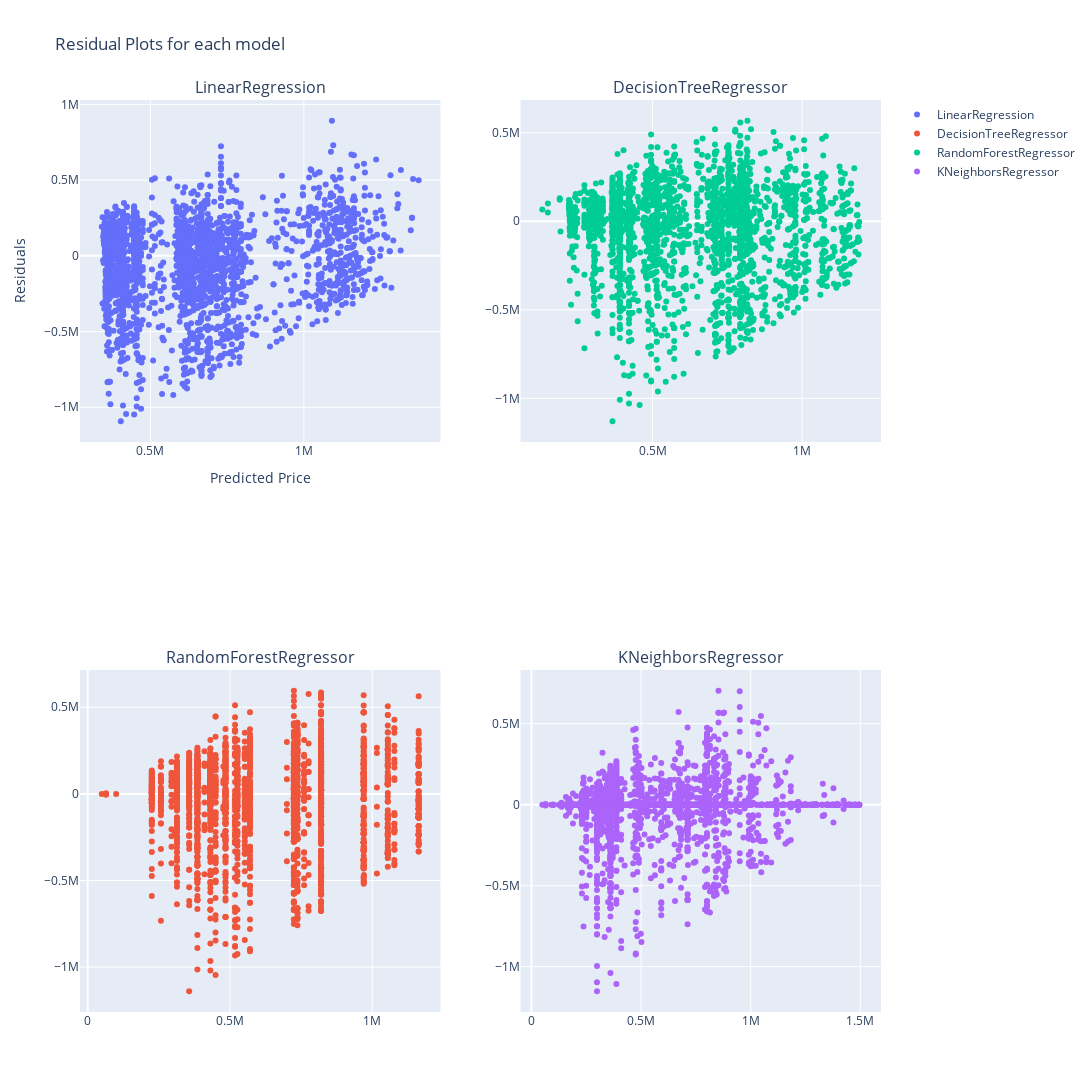

Notebook source saved alongside this figure:
### Code cell
models = [
         LinearRegression(),
         DecisionTreeRegressor(criterion= 'squared_error' , max_depth = 5),
         RandomForestRegressor(criterion= 'squared_error' , max_depth = 5),
         KNeighborsRegressor(n_neighbors=5 , weights='distance' , algorithm='auto')
         ]



results = [train_and_evaluate_model(model, y_scaler, X_train, y_train, X_test, y_test) for model in models]


fig = make_subplots(rows=2, cols=2  , subplot_titles=[f"{result['model_name']}" for result in results])

row_idx = 1
col_idx = 1

y_train = np.exp(y_scaler.inverse_transform(y_train.reshape(-1, 1)))


for _ , result in enumerate(results):
    
    if row_idx > 2:
        row_idx = 1
        col_idx += 1
    
    y_train_pred = np.exp(result['y_train_pred'])
    res = y_train_pred - y_train

    fig.add_trace(go.Scatter(x=y_train_pred.ravel(), y=res.ravel(), mode='markers' , name = result['model_name'] , hovertext=y_train.ravel() , hoverinfo='text'),
              row=row_idx, col=col_idx)
    
    row_idx += 1


fig.update_layout(
    height=1200,  
    width=1300,
    xaxis_title="Predicted Price",
    yaxis_title="Residuals",  
    title_text="Residual Plots for each model"
    
)


fig.show()

### Figure 1 — Plotly figure (JSON) as saved in the notebook; plotly's stock layout.template omitted (floating-point values rounded to 4 significant figures; data arrays with more than 128 entries replaced by an {"elided": "..."} marker saying what was removed)
{"data": [{"hoverinfo": "text", "hovertext": {"elided": "2703 float values"}, "mode": "markers", "name": "LinearRegression", "type": "scatter", "x": {"elided": "2703 float values"}, "xaxis": "x", "y": {"elided": "2703 float values"}, "yaxis": "y"}, {"hoverinfo": "text", "hovertext": {"elided": "2703 float values"}, "mode": "markers", "name": "DecisionTreeRegressor", "type": "scatter", "x": {"elided": "2703 float values"}, "xaxis": "x3", "y": {"elided": "2703 float values"}, "yaxis": "y3"}, {"hoverinfo": "text", "hovertext": {"elided": "2703 float values"}, "mode": "markers", "name": "RandomForestRegressor", "type": "scatter", "x": {"elided": "2703 float values"}, "xaxis": "x2", "y": {"elided": "2703 float values"}, "yaxis": "y2"}, {"hoverinfo": "text", "hovertext": {"elided": "2703 float values"}, "mode": "markers", "name": "KNeighborsRegressor", "type": "scatter", "x": {"elided": "2703 float values"}, "xaxis": "x4", "y": {"elided": "2703 float values"}, "yaxis": "y4"}], "layout": {"annotations": [{"font": {"size": 16}, "showarrow": false, "text": "LinearRegression", "x": 0.225, "xanchor": "center", "xref": "paper", "y": 1, "yanchor": "bottom", "yref": "paper"}, {"font": {"size": 16}, "showarrow": false, "text": "DecisionTreeRegressor", "x": 0.775, "xanchor": "center", "xref": "paper", "y": 1, "yanchor": "bottom", "yref": "paper"}, {"font": {"size": 16}, "showarrow": false, "text": "RandomForestRegressor", "x": 0.225, "xanchor": "center", "xref": "paper", "y": 0.375, "yanchor": "bottom", "yref": "paper"}, {"font": {"size": 16}, "showarrow": false, "text": "KNeighborsRegressor", "x": 0.775, "xanchor": "center", "xref": "paper", "y": 0.375, "yanchor": "bottom", "yref": "paper"}], "height": 1200, "title": {"text": "Residual Plots for each model"}, "width": 1300, "xaxis": {"anchor": "y", "domain": [0, 0.45], "title": {"text": "Predicted Price"}}, "xaxis2": {"anchor": "y2", "domain": [0.55, 1]}, "xaxis3": {"anchor": "y3", "domain": [0, 0.45]}, "xaxis4": {"anchor": "y4", "domain": [0.55, 1]}, "yaxis": {"anchor": "x", "domain": [0.625, 1], "title": {"text": "Residuals"}}, "yaxis2": {"anchor": "x2", "domain": [0.625, 1]}, "yaxis3": {"anchor": "x3", "domain": [0, 0.375]}, "yaxis4": {"anchor": "x4", "domain": [0, 0.375]}}}
